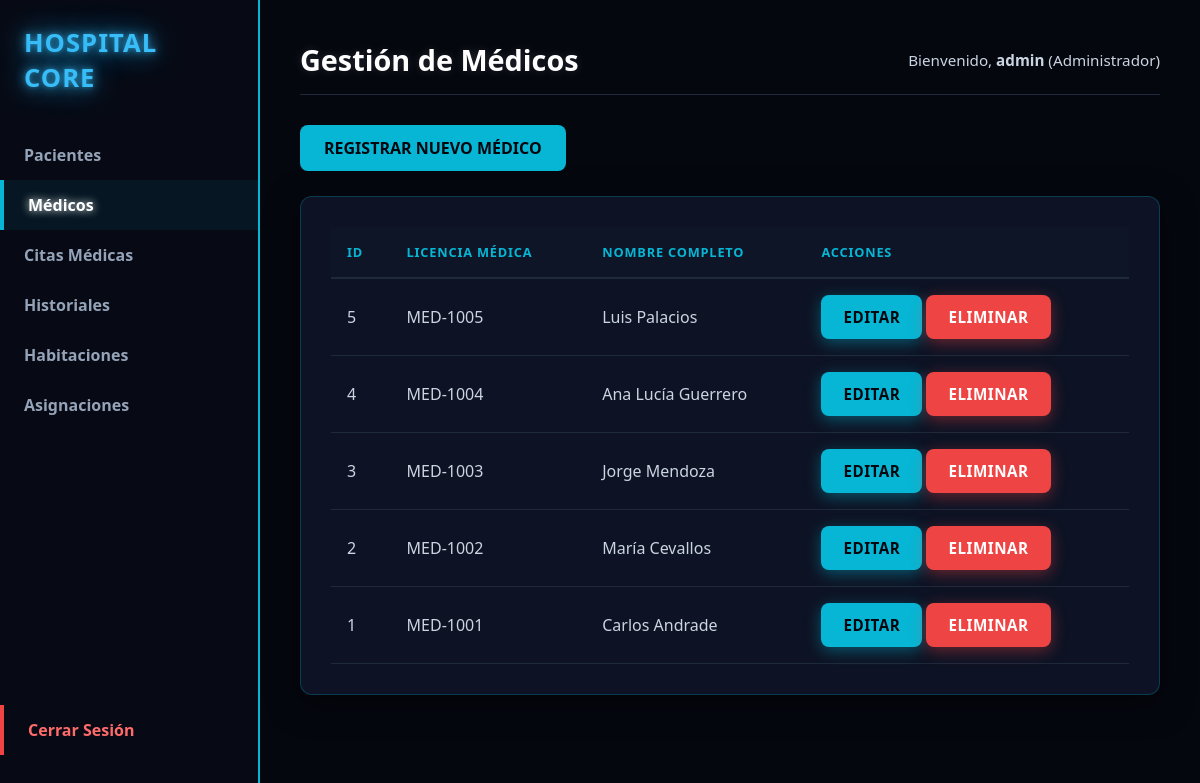
The page /index.php?url=medicos (signed in) on the database its author committed.
### tables this page shows
CREATE TABLE medicos (
    id INT AUTO_INCREMENT PRIMARY KEY,
    nombre VARCHAR(100) NOT NULL,
    apellido VARCHAR(100) NOT NULL,
    licencia_medica VARCHAR(50) NOT NULL UNIQUE,
    id_especialidad INT,
    FOREIGN KEY (id_especialidad) REFERENCES especialidades(id)
);

### app/Controllers/MedicoController.php (called while the page is built, shortened)
<?php
class MedicoController {
    private $db;
    public function __construct() {
        $database = new Database();
        $this->db = $database->getConnection();
    }
    public function index() {
        try {
            $query = "SELECT m.id, m.nombre, m.apellido, m.licencia_medica, e.nombre AS especialidad
                      FROM medicos m
                      INNER JOIN especialidades e ON m.id_especialidad = e.id
                      ORDER BY m.id DESC";
            $stmt = $this->db->prepare($query);
            $stmt->execute();
            $medicos = $stmt->fetchAll(PDO::FETCH_ASSOC);
        } catch (PDOException $e) {
            $medicos = [];
        }
        require_once __DIR__ . '/../Views/shared/layout.php';
    }
}

### app/config/Database.php (called while the page is built)
<?php
class Database {
    private static $host;
    private static $port;
    private static $db_name;
    private static $username;
    private static $password;
    private static $conn = null;
    public static function getConnection() {
        if (self::$conn === null) {
            $dbUrl = getenv('DATABASE_URL');
            if ($dbUrl) {
                $urlParts = parse_url($dbUrl);
                self::$host = $urlParts['host'] ?? '127.0.0.1';
                self::$port = $urlParts['port'] ?? '3306';
                self::$username = $urlParts['user'] ?? 'root';
                self::$password = $urlParts['pass'] ?? '';
                self::$db_name = isset($urlParts['path']) ? ltrim($urlParts['path'], '/') : 'sistema_hospitalario';
            } else {
                self::$host = getenv('DB_HOST') ?: '127.0.0.1';
                self::$port = getenv('DB_PORT') ?: '3306';
                self::$db_name = getenv('DB_NAME') ?: 'sistema_hospitalario';
                self::$username = getenv('DB_USERNAME') ?: 'root';
                self::$password = getenv('DB_PASSWORD') ?: '';
            }
            try {
                self::$conn = new PDO(
                    "mysql:host=" . self::$host . ";port=" . self::$port . ";dbname=" . self::$db_name . ";charset=utf8",
                    self::$username,
                    self::$password
                );
                self::$conn->setAttribute(PDO::ATTR_ERRMODE, PDO::ERRMODE_EXCEPTION);
            } catch (PDOException $exception) {
                die("Error de conexión en la base de datos: " . $exception->getMessage());
            }
        }
        return self::$conn;
    }
}

### app/Views/medicos/index.php (the view)
<div class="page-header">
    <a href="index.php?url=medicos/crear" class="btn btn-primary">Registrar Nuevo Médico</a>
</div>
<div class="table-container">
    <table>
        <thead>
            <tr>
                <th>ID</th>
                <th>Licencia Médica</th>
                <th>Nombre Completo</th>
                <th>Acciones</th>
            </tr>
        </thead>
        <tbody>
            <?php if (empty($medicos)): ?>
                <tr>
                    <td colspan="4" class="text-center">No hay médicos registrados.</td>
                </tr>
            <?php else: ?>
                <?php foreach ($medicos as $medico): ?>
                    <tr>
                        <td><?= $medico['id']; ?></td>
                        <td><?= htmlspecialchars($medico['licencia_medica']); ?></td>
                        <td><?= htmlspecialchars($medico['nombre'] . ' ' . $medico['apellido']); ?></td>
                        <td>
                            <a href="index.php?url=medicos/editar&id=<?= $medico['id']; ?>" class="btn-action btn-edit">Editar</a>
                            <a href="index.php?url=medicos/eliminar&id=<?= $medico['id']; ?>" class="btn-action btn-delete" onclick="return confirm('¿Está seguro de que desea eliminar permanentemente a este médico?')">Eliminar</a>
                        </td>
                    </tr>
                <?php endforeach; ?>
            <?php endif; ?>
        </tbody>
    </table>
</div>

### public/css/style.css (style rules this page uses)
* { margin: 0; padding: 0; box-sizing: border-box; font-family: 'Segoe UI', -apple-system, BlinkMacSystemFont, Roboto, sans-serif; }
body { background-color: #05070f !important; color: #e2e8f0; min-height: 100vh; }
.page-header .btn-primary { margin-bottom: 25px; }
.table-container, .form-container { background: rgba(15, 23, 42, 0.8); border: 1px solid rgba(6, 182, 212, 0.25); border-radius: 12px; padding: 30px; box-shadow: 0 8px 32px rgba(0, 0, 0, 0.5); transition: all 0.3s ease; }
table { width: 100%; border-collapse: collapse; text-align: left; }
th { background-color: #0d1527; color: #06b6d4; padding: 16px; font-weight: 700; text-transform: uppercase; font-size: 0.8rem; letter-spacing: 0.8px; border-bottom: 2px solid #1e293b; }
td { padding: 16px; border-bottom: 1px solid #1e293b; color: #cbd5e1; }
.btn, .btn-submit { display: inline-block; padding: 12px 24px; border-radius: 8px; font-weight: 700; text-transform: uppercase; text-decoration: none; cursor: pointer; border: none; transition: all 0.3s ease; }
.btn-primary, .btn-submit { background-color: #06b6d4; color: #05070f; }
.btn-action { display: inline-block; padding: 12px 22px; font-size: 0.95rem; border-radius: 8px; font-weight: 700; text-decoration: none; text-transform: uppercase; letter-spacing: 0.5px; border: none; cursor: pointer; transition: all 0.3s ease; }
.btn-edit { background-color: #06b6d4 !important; color: #05070f !important; box-shadow: 0 4px 15px rgba(6, 182, 212, 0.4) !important; }
.btn-delete { background-color: #ef4444 !important; color: #ffffff !important; box-shadow: 0 4px 15px rgba(239, 68, 68, 0.4) !important; }
.btn-action { display: inline-block !important; padding: 12px 22px !important; font-size: 0.95rem !important; border-radius: 8px !important; font-weight: 700 !important; text-transform: uppercase !important; letter-spacing: 0.5px !important; text-decoration: none !important; cursor: pointer !important; transition: all 0.3s ease !important; text-align: center !important; min-width: 100px; }

### rows shown on the page
medicos: id "5", licencia_medica "MED-1005", nombre+apellido "Luis Palacios"
medicos: id "4", licencia_medica "MED-1004", nombre+apellido "Ana Lucía Guerrero"
medicos: id "3", licencia_medica "MED-1003", nombre+apellido "Jorge Mendoza"
medicos: id "2", licencia_medica "MED-1002", nombre+apellido "María Cevallos"
medicos: id "1", licencia_medica "MED-1001", nombre+apellido "Carlos Andrade"

### other values the page prints
$pageTitle "Gestión de Médicos"
$_SESSION['usuario'] "admin"
$_SESSION['rol'] "Administrador"
